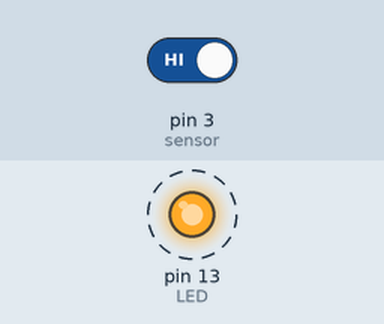
Simulated run of this sketch. Board: Arduino Uno, built with avr-gcc and run on an emulated ATmega328P. On the bench: output pins drawn as LEDs (lit = HIGH). Dashed ring = blinking. The test bench sets the inputs (shaded band); at power-on: pin 3 (sensor) HIGH.

Above: at 1.25 s.
1.3 s: pin 3 (sensor) driven LOW
At 1.8 s:
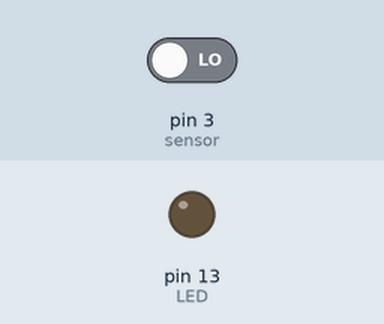
2.8 s: pin 3 (sensor) driven HIGH
At 3.15 s:
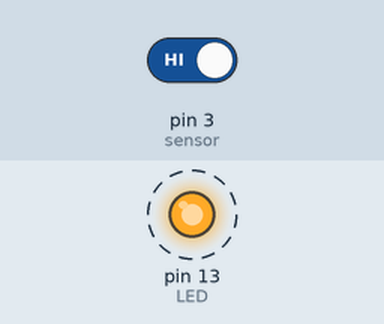
Timing chart, 0 to 11.8 s (numbered marks = the images above; inputs shaded):
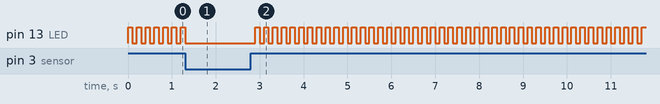

The sketch:

Sensor_sonido.ino
```cpp
int LED = 13;
int sensor = 3;
bool estado = false ;

void setup()
{
  pinMode( LED, OUTPUT) ;
  pinMode( sensor , INPUT_PULLUP) ;
  digitalWrite(LED , LOW) ; // Apagamos el LED al empezar
}

void loop()
{
  bool  valor =  digitalRead(sensor) ; //leemos el estado del sensor
  if ( valor == true ) //Si está activada la salida D0
  {
    estado = ! estado ;                       // cambiamos el estado del LED
    digitalWrite(LED, estado) ;            // escribimos el nuevo valor
    delay (100);
  }
  else{digitalWrite(LED, LOW); }
}
```

Measured:
- after the input at 1.3 s, pin 13 (LED): goes on until 1.3 s, then stays LOW
- after the input at 2.8 s, pin 13 (LED): alternates HIGH for 0.10 s and LOW for 0.10 s, starting after 0.10 s
- by itself, pin 13 (LED): alternates HIGH for 0.10 s and LOW for 0.10 s
